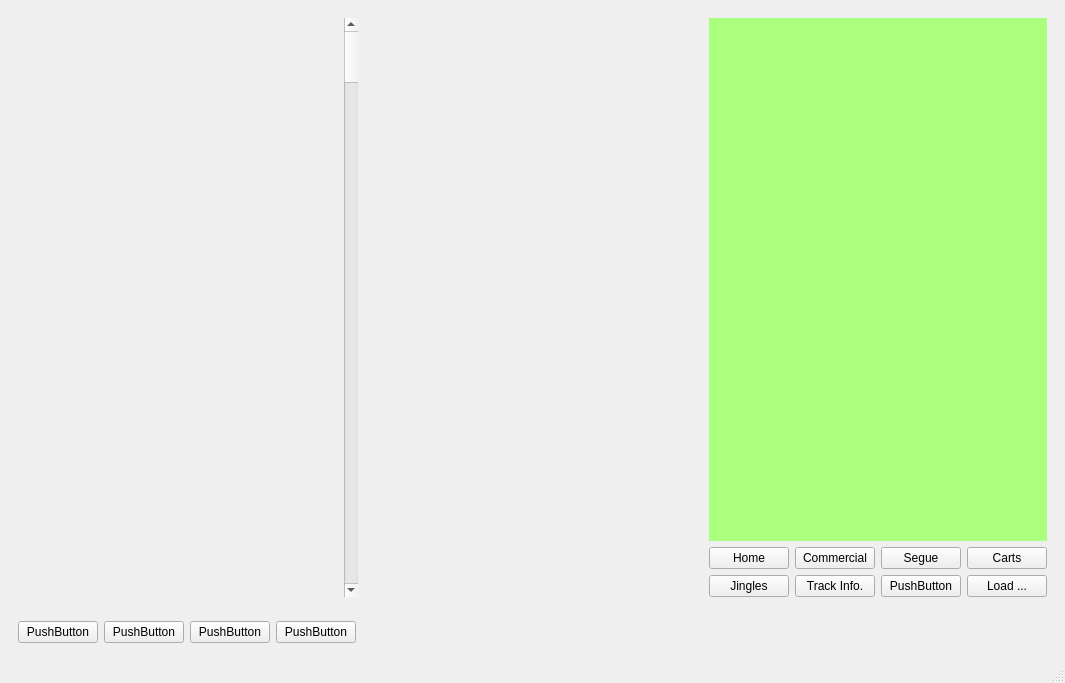
<?xml version="1.0" encoding="UTF-8"?>
<ui version="4.0">
 <class>MainWindow</class>
 <widget class="QMainWindow" name="MainWindow">
  <property name="geometry">
   <rect>
    <x>0</x>
    <y>0</y>
    <width>1065</width>
    <height>683</height>
   </rect>
  </property>
  <property name="windowTitle">
   <string>MainWindow</string>
  </property>
  <widget class="QWidget" name="centralwidget">
   <layout class="QVBoxLayout" name="verticalLayout_4">
    <item>
     <layout class="QHBoxLayout" name="horizontalLayout_2">
      <item>
       <widget class="QWidget" name="widget" native="true">
        <property name="sizePolicy">
         <sizepolicy hsizetype="Expanding" vsizetype="Preferred">
          <horstretch>2</horstretch>
          <verstretch>0</verstretch>
         </sizepolicy>
        </property>
        <property name="styleSheet">
         <string notr="true"/>
        </property>
        <layout class="QVBoxLayout" name="verticalLayout_3" stretch="0,0,0,1">
         <item>
          <layout class="QHBoxLayout" name="hlDateTime"/>
         </item>
         <item>
          <layout class="QHBoxLayout" name="hlTimeAnalytics"/>
         </item>
         <item>
          <layout class="QHBoxLayout" name="hlPlayMode"/>
         </item>
         <item>
          <layout class="QHBoxLayout" name="horizontalLayout">
           <item>
            <layout class="QVBoxLayout" name="vlPlaylist">
             <property name="sizeConstraint">
              <enum>QLayout::SetFixedSize</enum>
             </property>
            </layout>
           </item>
           <item>
            <widget class="QScrollBar" name="gridScroll">
             <property name="maximum">
              <number>20</number>
             </property>
             <property name="pageStep">
              <number>2</number>
             </property>
             <property name="orientation">
              <enum>Qt::Vertical</enum>
             </property>
            </widget>
           </item>
          </layout>
         </item>
        </layout>
       </widget>
      </item>
      <item>
       <widget class="QWidget" name="widget_2" native="true">
        <property name="sizePolicy">
         <sizepolicy hsizetype="Expanding" vsizetype="Preferred">
          <horstretch>1</horstretch>
          <verstretch>0</verstretch>
         </sizepolicy>
        </property>
        <layout class="QVBoxLayout" name="verticalLayout">
         <item>
          <layout class="QVBoxLayout" name="verticalLayout_2" stretch="1,0">
           <item>
            <layout class="QVBoxLayout" name="vlStackPanel">
             <item>
              <widget class="QStackedWidget" name="swMain">
               <property name="sizePolicy">
                <sizepolicy hsizetype="Expanding" vsizetype="Preferred">
                 <horstretch>1</horstretch>
                 <verstretch>0</verstretch>
                </sizepolicy>
               </property>
               <property name="styleSheet">
                <string notr="true">background-color: rgb(170, 255, 127);S</string>
               </property>
               <property name="currentIndex">
                <number>5</number>
               </property>
               <widget class="QWidget" name="pgHome">
                <widget class="QLabel" name="label">
                 <property name="geometry">
                  <rect>
                   <x>110</x>
                   <y>220</y>
                   <width>47</width>
                   <height>13</height>
                  </rect>
                 </property>
                 <property name="text">
                  <string>HOME</string>
                 </property>
                </widget>
               </widget>
               <widget class="QWidget" name="pgComm">
                <layout class="QVBoxLayout" name="verticalLayout_10">
                 <item>
                  <layout class="QVBoxLayout" name="vlCommViewer"/>
                 </item>
                </layout>
               </widget>
               <widget class="QWidget" name="pgSegue"/>
               <widget class="QWidget" name="pgCart"/>
               <widget class="QWidget" name="pgJingle"/>
               <widget class="QWidget" name="pgTrackInfo"/>
               <widget class="QWidget" name="page"/>
               <widget class="QWidget" name="pgLoad">
                <layout class="QVBoxLayout" name="verticalLayout_5">
                 <property name="spacing">
                  <number>2</number>
                 </property>
                 <property name="leftMargin">
                  <number>2</number>
                 </property>
                 <property name="rightMargin">
                  <number>2</number>
                 </property>
                 <item>
                  <layout class="QHBoxLayout" name="hlAudioLib">
                   <item>
                    <widget class="QTabWidget" name="twLoad">
                     <property name="currentIndex">
                      <number>0</number>
                     </property>
                     <widget class="QWidget" name="tab">
                      <attribute name="title">
                       <string>Browse</string>
                      </attribute>
                      <layout class="QVBoxLayout" name="verticalLayout_7">
                       <item>
                        <widget class="QTreeView" name="tvFolder"/>
                       </item>
                      </layout>
                     </widget>
                     <widget class="QWidget" name="tab_2">
                      <attribute name="title">
                       <string>Search</string>
                      </attribute>
                      <layout class="QVBoxLayout" name="verticalLayout_8">
                       <item>
                        <layout class="QGridLayout" name="gridLayout">
                         <item row="0" column="0">
                          <widget class="QLabel" name="label_3">
                           <property name="text">
                            <string>Title:</string>
                           </property>
                          </widget>
                         </item>
                         <item row="0" column="1">
                          <widget class="QLineEdit" name="edtTitle"/>
                         </item>
                         <item row="1" column="0">
                          <widget class="QLabel" name="label_4">
                           <property name="text">
                            <string>Artist:</string>
                           </property>
                          </widget>
                         </item>
                         <item row="1" column="1">
                          <widget class="QLineEdit" name="edtArtist"/>
                         </item>
                         <item row="2" column="1">
                          <widget class="QPushButton" name="btnSearch">
                           <property name="text">
                            <string>Search</string>
                           </property>
                          </widget>
                         </item>
                        </layout>
                       </item>
                       <item>
                        <spacer name="verticalSpacer_2">
                         <property name="orientation">
                          <enum>Qt::Vertical</enum>
                         </property>
                         <property name="sizeHint" stdset="0">
                          <size>
                           <width>20</width>
                           <height>329</height>
                          </size>
                         </property>
                        </spacer>
                       </item>
                      </layout>
                     </widget>
                    </widget>
                   </item>
                   <item>
                    <layout class="QVBoxLayout" name="vlAudioInfo">
                     <item>
                      <widget class="QPushButton" name="btnListen">
                       <property name="text">
                        <string>Listen</string>
                       </property>
                      </widget>
                     </item>
                     <item>
                      <widget class="QPushButton" name="btnAudioInfo">
                       <property name="text">
                        <string>Audio Info ...</string>
                       </property>
                      </widget>
                     </item>
                     <item>
                      <spacer name="verticalSpacer">
                       <property name="orientation">
                        <enum>Qt::Vertical</enum>
                       </property>
                       <property name="sizeHint" stdset="0">
                        <size>
                         <width>20</width>
                         <height>40</height>
                        </size>
                       </property>
                      </spacer>
                     </item>
                    </layout>
                   </item>
                  </layout>
                 </item>
                 <item>
                  <layout class="QVBoxLayout" name="vlTracks">
                   <property name="spacing">
                    <number>2</number>
                   </property>
                  </layout>
                 </item>
                </layout>
               </widget>
              </widget>
             </item>
            </layout>
           </item>
           <item>
            <layout class="QGridLayout" name="gridStackControl">
             <item row="0" column="0">
              <widget class="QPushButton" name="btnHome">
               <property name="text">
                <string>Home</string>
               </property>
              </widget>
             </item>
             <item row="0" column="2">
              <widget class="QPushButton" name="btnSegue">
               <property name="text">
                <string>Segue</string>
               </property>
              </widget>
             </item>
             <item row="1" column="0">
              <widget class="QPushButton" name="btnJingles">
               <property name="text">
                <string>Jingles</string>
               </property>
              </widget>
             </item>
             <item row="0" column="1">
              <widget class="QPushButton" name="btnComm">
               <property name="text">
                <string>Commercial</string>
               </property>
              </widget>
             </item>
             <item row="0" column="3">
              <widget class="QPushButton" name="btnCarts">
               <property name="text">
                <string>Carts</string>
               </property>
              </widget>
             </item>
             <item row="1" column="1">
              <widget class="QPushButton" name="btnTrackInfo">
               <property name="text">
                <string>Track Info.</string>
               </property>
              </widget>
             </item>
             <item row="1" column="2">
              <widget class="QPushButton" name="pushButton_7">
               <property name="text">
                <string>PushButton</string>
               </property>
              </widget>
             </item>
             <item row="1" column="3">
              <widget class="QPushButton" name="btnLoad">
               <property name="text">
                <string>Load ...</string>
               </property>
              </widget>
             </item>
            </layout>
           </item>
          </layout>
         </item>
        </layout>
       </widget>
      </item>
     </layout>
    </item>
    <item>
     <widget class="QWidget" name="widget_3" native="true">
      <layout class="QVBoxLayout" name="verticalLayout_6">
       <item>
        <layout class="QHBoxLayout" name="hlOutput"/>
       </item>
       <item>
        <layout class="QHBoxLayout" name="hlExtraButtons">
         <item>
          <widget class="QPushButton" name="pushButton_11">
           <property name="text">
            <string>PushButton</string>
           </property>
          </widget>
         </item>
         <item>
          <widget class="QPushButton" name="pushButton_9">
           <property name="text">
            <string>PushButton</string>
           </property>
          </widget>
         </item>
         <item>
          <widget class="QPushButton" name="pushButton_10">
           <property name="text">
            <string>PushButton</string>
           </property>
          </widget>
         </item>
         <item>
          <widget class="QPushButton" name="pushButton_12">
           <property name="text">
            <string>PushButton</string>
           </property>
          </widget>
         </item>
         <item>
          <spacer name="horizontalSpacer">
           <property name="orientation">
            <enum>Qt::Horizontal</enum>
           </property>
           <property name="sizeHint" stdset="0">
            <size>
             <width>40</width>
             <height>20</height>
            </size>
           </property>
          </spacer>
         </item>
        </layout>
       </item>
      </layout>
     </widget>
    </item>
   </layout>
  </widget>
  <widget class="QMenuBar" name="menubar">
   <property name="geometry">
    <rect>
     <x>0</x>
     <y>0</y>
     <width>1065</width>
     <height>21</height>
    </rect>
   </property>
  </widget>
  <widget class="QStatusBar" name="statusbar"/>
 </widget>
 <resources/>
 <connections/>
</ui>
